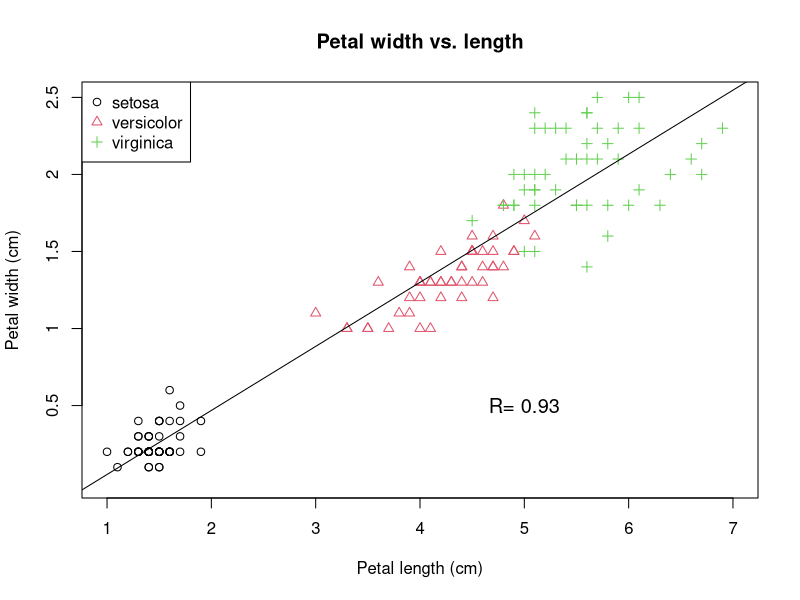

The R source for this figure:
## ---- chunk 1
knitr::opts_chunk$set(echo = TRUE)
## ---- chunk 2
data(iris)

pch_values <- c(1, 2, 3) # assigning different pch symbols 
species_pch <- as.numeric(factor(iris$Species))  # matching pch symbols to species

pdf(file = "Practice 4.1.pdf", paper = "A4", width = 8, height = 6)

# Plotting! 
plot(iris$Petal.Length, iris$Petal.Width, 
     xlim = c(1, 7),
     ylim = c(0, 2.5),
     yaxt = "n", # disable default y-axis
     main = "Petal width vs. length", 
     xlab = "Petal length (cm)", 
     ylab = "Petal width (cm)", 
     pch = pch_values[species_pch],  
     col = iris$Species)  

axis(2, at = seq(0.5, 2.5, by = 0.5), 
     labels = seq(0.5, 2.5, by = 0.5))  # custom y-axis ticks

# linear regression model
lm_model <- lm(Petal.Width~Petal.Length, data = iris)
abline(lm_model, col = "black", lwd = 1)

r_squared <- summary(lm_model)$r.squared
text(5, 0.5, paste("R=", round(r_squared, 2)), col = "black", cex = 1.2) # coordinate as plot location 

# legend
legend("topleft", 
       legend = levels(iris$Species), 
       col = 1:3, 
       pch = pch_values)

# export plot as pdf 
dev.off()
getwd()
setwd("/Users/riversung/NTU/113-1 Fall 2024/Ocean5098 R/Rclass_Fall2024/Graphics")
